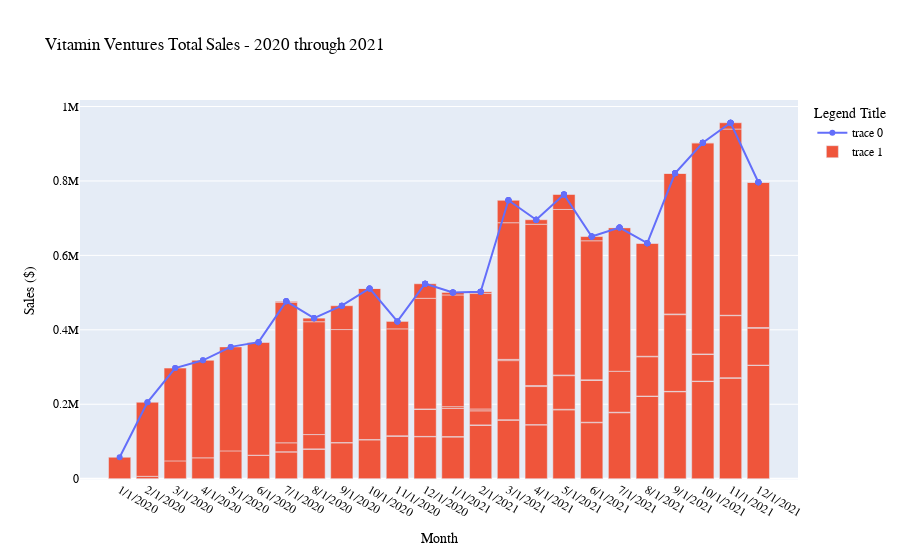

This figure's notebook cell:
### Code cell
x=channel_df.date
y=channel_df.sum_net_sales
fig = go.Figure()

fig.add_trace(go.Scatter(x=channel_df.date, y=channel_df.tot_sales, mode='lines+markers'))

fig.add_trace(go.Bar(x=channel_df.date,
                     y=channel_df.sum_net_sales,
                     #color=channel_df.channel
                    ))

fig.update_layout(
    title="Vitamin Ventures Total Sales - 2020 through 2021",
    xaxis_title="Month",
    yaxis_title="Sales ($)",
    legend_title="Legend Title",
    font=dict(
        family="Courier New, monospace",
        size=12,
        color="Black"),
)
    
fig.show()
